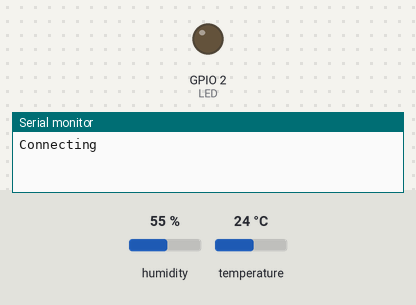
A sketch run on a simulated ESP8266 (NodeMCU). Parts: output pins drawn as LEDs (lit = HIGH), the last lines printed to the serial monitor. The test bench sets the inputs (shaded band); at power-on: humidity 55 %, temperature 24 °C. WiFi joins after 1.5 s; servers stay silent unless stated; uploads are accepted with an empty reply.

Above: at 0.1 s.
At 4.0 s:
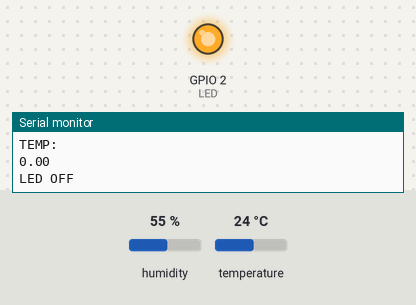
Timing chart, 0 to 5.5 s (numbered marks = the images above):
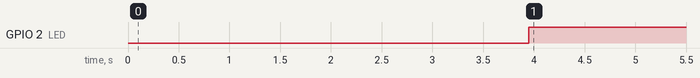

Measured:
- by itself, GPIO 2 (LED): LOW → HIGH at 4.0 s

The sketch:

esp_dht.ino
```cpp
#include <ESP8266WiFi.h>
#include <ESP8266HTTPClient.h>
#include <WiFiClient.h>
#include <Arduino_JSON.h>
#include <Arduino.h>
#include <DHT.h>
#include <ArduinoJson.h>


#define LED 2

#define DHTPIN 14
#define DHTTYPE DHT11

DHT dht(DHTPIN,DHTTYPE);

const char* ssid = "abc";
const char* password = "123456789";

//Your Domain name with URL path or IP address with path
const char* serverName = "http://192.168.221.62:8000";

// char server_led_path = serverName+"/led";
// char server_sensor_path = serverName+"/data";

unsigned long lastTime = 0;
unsigned long timerDelay = 3000;

float temp;
StaticJsonDocument<300> JSONData;
String jsonString;

void setup() {
  Serial.begin(115200);
  pinMode(LED, OUTPUT);
  //dht.begin();

  WiFi.begin(ssid, password);
  Serial.println("Connecting");
  while(WiFi.status() != WL_CONNECTED) {
    delay(500);
    Serial.print(".");
  }
  Serial.println("");
  Serial.print("Connected to WiFi network with IP Address: ");
  Serial.println(WiFi.localIP());
}

void loop() {


  float h = dht.readHumidity();
  float t = dht.readTemperature();

  // Check if any reads failed and exit early (to try again).
  if (isnan(h) || isnan(t)) {
    Serial.println(F("Failed to read from DHT sensor!"));
    return;
  }

  float hic = dht.computeHeatIndex(t, h, false);

  if ((millis() - lastTime) > timerDelay) {
    //Check WiFi connection status
    if(WiFi.status()== WL_CONNECTED){
      WiFiClient client;
      HTTPClient http;

      // Your Domain name with URL path or IP address with path
      http.begin(client, "http://192.168.97.62:8000/add-mesure/");

      // If you need an HTTP request with a content type: application/json, use the following:
      http.addHeader("Content-Type", "application/json");
      int httpResponseCode = http.POST("{\"value\":"+String(t)+",\"capteur_actionneur_id\":3}");
      Serial.print("Temp: ");
      Serial.println(t);
      Serial.print("Hum: ");
      Serial.println(h);

      Serial.print("HTTP POST Response code: ");
      Serial.println(httpResponseCode);

      // Free resources
      http.end();
    }
    else {
      Serial.println("WiFi Disconnected");
    }
    // lastTime = millis();
  }


  if ((millis() - lastTime) > timerDelay) {
    if(WiFi.status()== WL_CONNECTED){


      jsonString = httpGETRequest("http://192.168.97.62:8000/last-mesure?capteur_id=3");

      //jsonString = httpGETRequest("http://192.168.221.62:8000/get-temperature?city=paris");

      deserializeJson(JSONData, jsonString);

      Serial.println(jsonString);

      temp=JSONData["valeur"].as<float>();

      //temp=JSONData["main"]["temp"].as<float>();

      Serial.println("TEMP: ");
      Serial.println(temp);

      if (temp<25){
        digitalWrite(LED, HIGH);
        Serial.println("LED OFF");
      }
      else{
        digitalWrite(LED, LOW);
        Serial.println("LED ON");
      }
    }
    else {
      Serial.println("WiFi Disconnected");
    }
    lastTime = millis();
  }
  delay(2000);
}

String httpGETRequest(const char* serverName) {
  WiFiClient client;
  HTTPClient http;

  // Your IP address with path or Domain name with URL path
  http.begin(client, serverName);

  // If you need Node-RED/server authentication, insert user and password below
  //http.setAuthorization("REPLACE_WITH_SERVER_USERNAME", "REPLACE_WITH_SERVER_PASSWORD");

  // Send HTTP POST request
  int httpResponseCode = http.GET();

  String payload = "{}";

  if (httpResponseCode>0) {
    Serial.print("HTTP GET Response code: ");
    Serial.println(httpResponseCode);
    payload = http.getString();
  }
  else {
    Serial.print("Error code: ");
    Serial.println(httpResponseCode);
  }
  // Free resources
  http.end();

  return payload;
}
```
